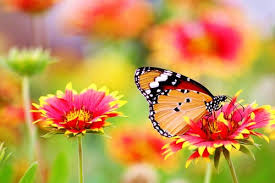
#> input picture a.jpeg, 275 x 183 px
$ python Praktikum.py
#> lines starting #> are read from the running program, lines starting #| are printed output that depends on the picture
import numpy as np
import matplotlib.pyplot as plt
A=np.arange(1,13).reshape(3,4)
print(A)
B=np.random.randn(3,4)
print(B)
# 1.3: Führen Sie die folgenden Operationen aus:
#### Warum lässt sich das Punktprodukt von A und B nicht Bilden?
####### Weil Shap von A passt beim Punktprodukt shape von B ,
#A.dot(B)
###### Überscheiben Sie B mit den elementweisen Quadratwurzeln von A.######### Berechnen Sie eine Matrix C aus dem Punktprodukt von A und der Transponierten von B
C=A.dot(B.T)
print(C)
######### Geben Sie die Shape (Dimensionen) von C aus
print(C.shape)
########## Geben Sie die erste Spalte von C aus.
print(C[:,0])
######### Geben Sie die Diagonale von C aus.
print(C.diagonal())
########## Geben Sie das Ergebn"is der Inversion von C aus.
print(np.linalg.inv(C))
########### Multiplizieren Sie A und B elementweise.
print(A*B)
######### Berechnen Sie den Mittelwert von B.
print (B.mean())
############ Summieren Sie alle Spalten von B auf.
print(B.sum())
###########Erstellen Sie eine Matrix D, die aus der 3, 1, 2 spalte
D=A[:,(3,1,2)]
print(D)
#########Führen Sie die Matrixmultipikationen A B.T und B A.T aus, geben Sie die Dimensionen der Ergebnisse aus.
#########print(B.dot(A.T))
print(B.dot(A.T).shape)
print(A.dot(B.T))
print(A.dot(B.T).shape)
############# Überscheiben Sie B mit den elementweisen Quadratwurzeln von A.
B=np.sqrt(A)
print(B)
########Überscheiben Sie B mit B*B und vergleichen Sie danach elementweise A mit B. Was stellen Sie fest?
B=B*B
print(B==A)
#####################die Geauigkeit ist nicht perfekt !
########## Geben Sie den kleinsten Wert von B aus.

print(B.min())
B=np.random.randn(3,4)
########### Geben Sie den Index des Wertes von B aus, welcher am weitesten von 0 entfernt ist.
ind = np.unravel_index(np.argmax(np.abs(B), axis=None), B.shape)
print(B)
print(ind)
############# Geben Sie alle ungeraden Zahlen aus A in umgekehrter Reihenfolge aus.
print((A.flatten()[A.flatten()%2==1])[::-1])

########### Erweitern sie A um [13 , 14 , 15, 16], so das A nun die Dimension 4x4 hat."
A=np.vstack((A,[13,14,15,16]))
print(A)
#########Generieren Sie die Vektoren v und b aus Einsen, sodass die Operation Av + b möglich ist und einen Vektor ergibt.
v=b=np.ones((4,1))
print(A*v+b)
############# Berechnen Sie die L1 und L2 Distanzen zwischen A und B.
B=np.random.rand(4,4)
print(np.linalg.norm(A-B))
print(np.linspace(0,1,5))
# 1.4: MatplotLib
def myGrid(a,b,n):
    x=np.linspace(a,b,n)
    xx,yy=np.meshgrid(x,x)
    return np.vstack((xx.flatten(),yy.flatten())).T
xy=myGrid(0,1,5)
plt.scatter(xy[:,0],xy[:,1])
xy=myGrid(-1,1,3)
print(xy)
print(type(xy))
print (xy.dtype)
from timeit import default_timer as timer
start=timer()
myGrid(0,1,1000)
end=timer()
print(end-start)
from matplotlib.image import imread

###Bild als Matrix
n="a.jpeg"
im=imread(n)
#> im is the input picture: shape (183, 275, 3); mean R, G, B 200.2, 150, 79.7
im.shape
R,G,B=im[:,:,0],im[:,:,1],im[:,:,2]
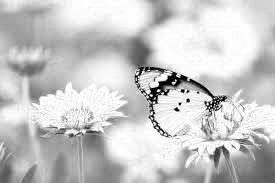
#> R: shape (183, 275); min 0, max 255, mean 200.2
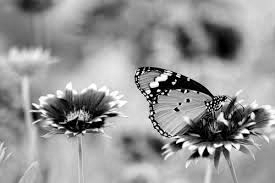
#> G: shape (183, 275); min 0, max 255, mean 150
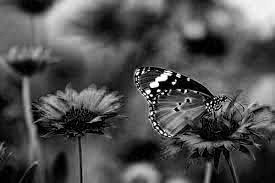
#> B: shape (183, 275); min 0, max 255, mean 79.7
import matplotlib.colors as colors
HSV=colors.rgb_to_hsv(im)
#> HSV: shape (183, 275, 3) float32; mean of channels 0, 1, 2 0.2, 0.6, 206.4
H=HSV[:,:,0]
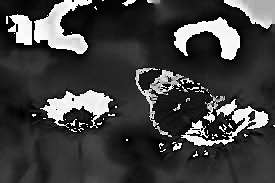
#> H: shape (183, 275) float32; min 0, max 0.999, mean 0.249


plt.close()
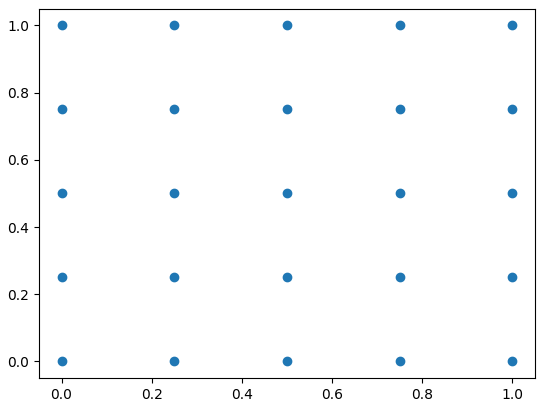
#> figure drawn by matplotlib, 1 panel
hist=plt.hist(H.flatten())
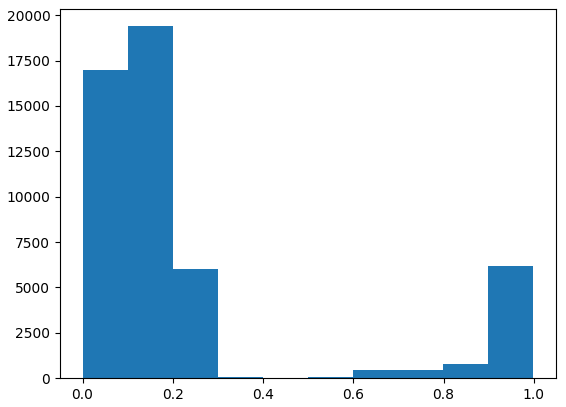
#> figure drawn by matplotlib, 1 panel; tallest bar 19390 high, from x = 0.0999 to 0.2
